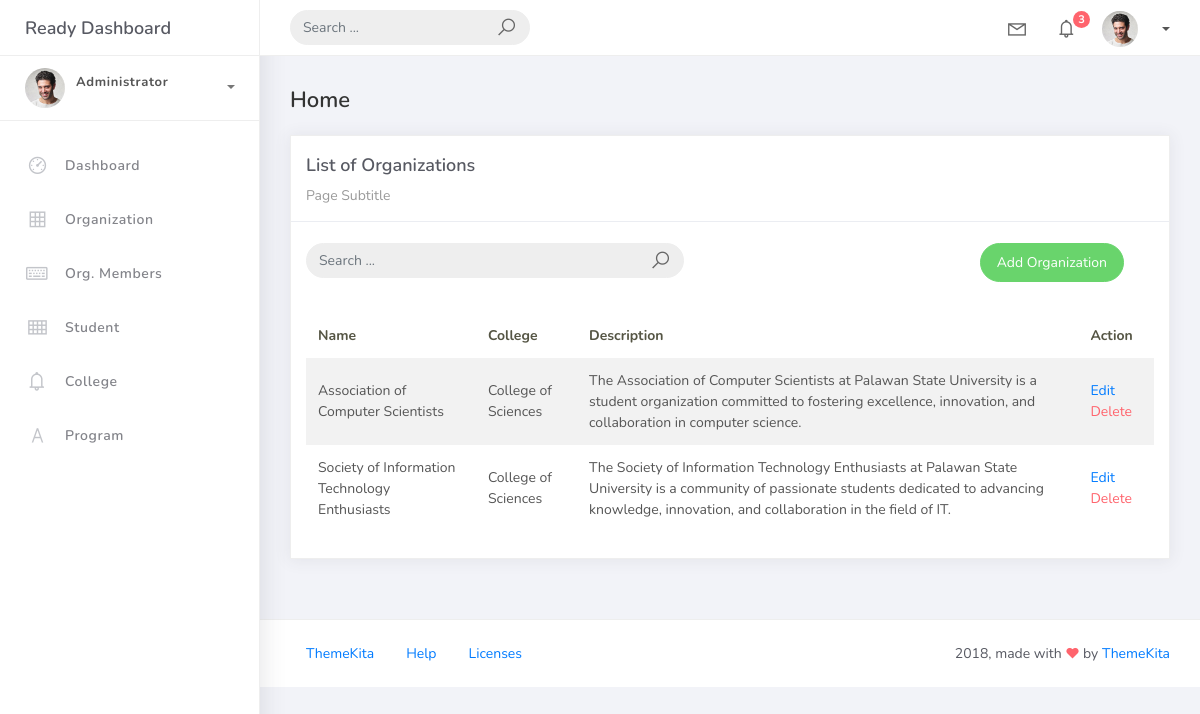
Before: /organization_list with the older database file.
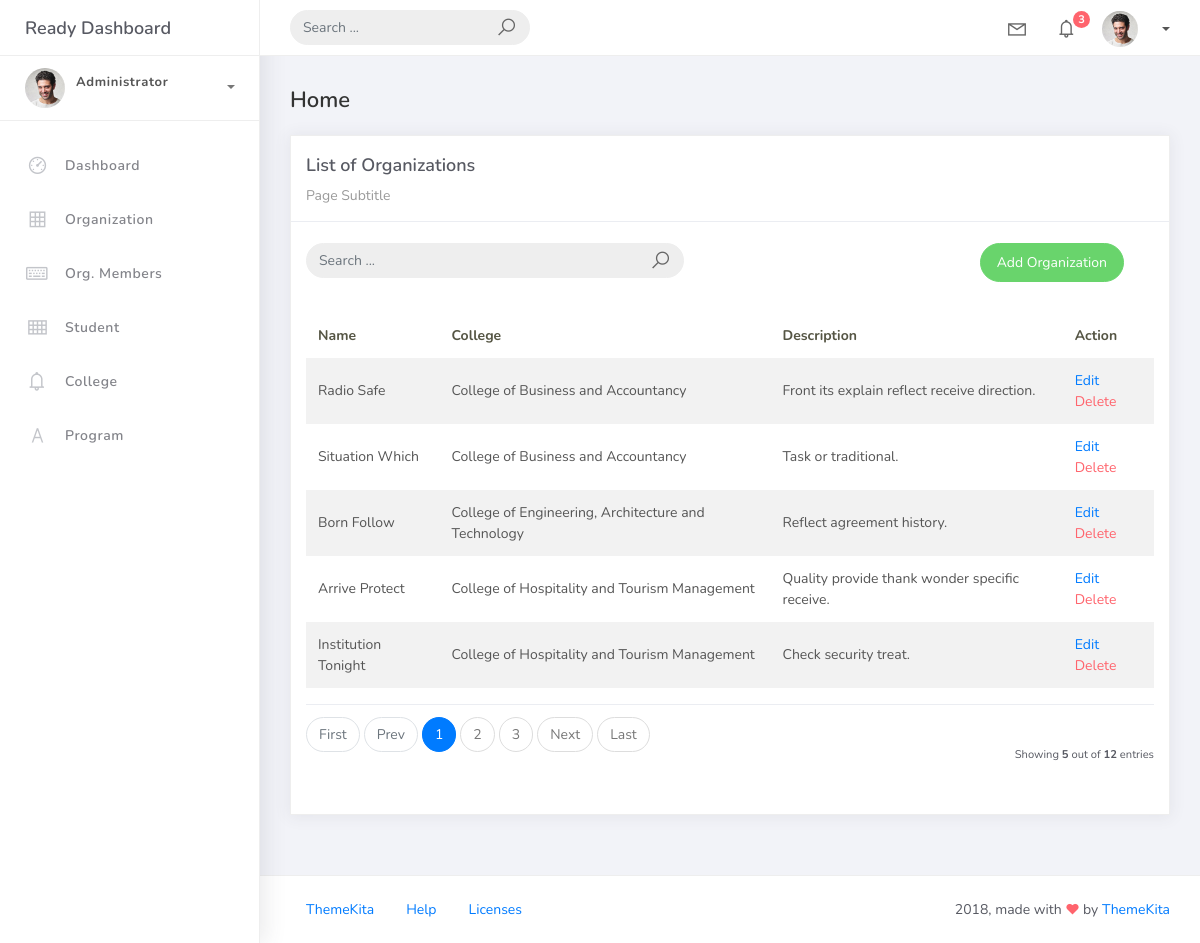
After: the same page with the newer database file.
### studentorg/models.py (models this page shows, shortened)
class BaseModel(models.Model):
	created_at = models.DateTimeField(auto_now_add=True, db_index=True)
	updated_at = models.DateTimeField(auto_now=True)
	class Meta:
		abstract = True

class Organization(BaseModel):
	name = models.CharField(max_length=250)
	college = models.ForeignKey(College, null=True, blank=True, on_delete=models.CASCADE)
	description = models.CharField(max_length=500)

class College(BaseModel):
	college_name = models.CharField(max_length=150)
	def __str__(self):
		return self.college_name

### studentorg/views.py (the view)
# urls.py: path('organization_list', OrganizationList.as_view(), name='organization-list'),
class OrganizationList(ListView):
     model = Organization
     context_object_name = 'organization'
     template_name = 'org_list.html'
     paginate_by = 5
     ordering = ["college__college_name","name"]
     def get_queryset(self):
         qs = super().get_queryset()
         query = self.request.GET.get('q')
         if query:
             qs = qs.filter(
                 Q(name__icontains=query) |
                 Q(description__icontains=query)
             )
         return qs

### templates/org_list.html (shortened to what this page needs)
{% extends 'base.html' %}
{% load static %}
{% block content %}
<div class="content">
    <div class="container-fluid">
        <h4 class="page-title">Home</h4>
        <div class="row">
            <div class="col-md-12">
                <div class="card">
                    <div class="card-header">
                        <div class="card-title">List of Organizations</div>
                        <div class="card-category">Page Subtitle</div>
                    </div>
                    <br />
<div class="col-md-12 row">
    <div class="col-md-6">
        <form class="navbar-left navbar-form nav-search mr-md-3" action="{% url 'organization-list' %}">
            <div class="input-group">
                <input type="text" placeholder="Search ..." class="form-control" name="q" value="{{ request.GET.q }}" />
                <div class="input-group-append">
                    <span class="input-group-text">
                        <i class="la la-search search-icon"></i>
                    </span>
                </div>
            </div>
        </form>
    </div>
    <div class="col-md-6">
        <div class="pull-right">
            <a href="{% url 'organization-add' %}" class="btn btn-success btn-rounded">
                Add Organization
            </a>
        </div>
    </div>
</div>
                    <div class="card-body">
                        <table class="table table-striped mt-3">
                            <thead>
                                <tr>
                                    <th scope="col">Name</th>
                                    <th scope="col">College</th>
                                    <th scope="col">Description</th>
                                    <th scope="col">Action</th>
                                </tr>
                            </thead>
                            <tbody>
                                {% for object in object_list %}
                                <tr>
                                    <td>{{ object.name }}</td>
                                    <td>{{ object.college }}</td>
                                    <td>{{ object.description }}</td>
                                    <td>
                                        <a href="organization_list/{{ object.id }}">Edit</a>
                                        <a href="organization_list/{{ object.id }}/delete" class="text-danger">Delete</a>
                                    </td>
                                    </tr>
                                {% endfor %}
                            </tbody>
                        </table>
                        {% include 'includes/pagination.html' %}
                    </div>
                </div>
            </div>
        </div>
    </div>
</div>
{% endblock %}

Changed rows visible on the page:
no longer on this page (row unchanged): Organization: name "Association of Computer Scientists", college "College of Sciences", description "The Association of Computer Scientists at Palawan State University is a student organization committed to fostering excellence, innovation, and collaboration in computer science."
no longer on this page (row unchanged): Organization: name "Society of Information Technology Enthusiasts", college "College of Sciences", description "The Society of Information Technology Enthusiasts at Palawan State University is a community of passionate students dedicated to advancing knowledge, innovation, and collaboration in the field of IT."
added Organization: name "Radio Safe", college "College of Business and Accountancy", description "Front its explain reflect receive direction."
added Organization: name "Situation Which", college "College of Business and Accountancy", description "Task or traditional."
added Organization: name "Born Follow", college "College of Engineering, Architecture and Technology", description "Reflect agreement history."
added Organization: name "Arrive Protect", college "College of Hospitality and Tourism Management", description "Quality provide thank wonder specific receive."
added Organization: name "Institution Tonight", college "College of Hospitality and Tourism Management", description "Check security treat."
Other visible differences:
{{ object_list.count }}: (not shown) → "5"
{{ paginator.count }}: (not shown) → "12"
text now shown: "First Prev Next Last Showing out of entries"
new list line: "1"
new list line: "2"
new list line: "3"
